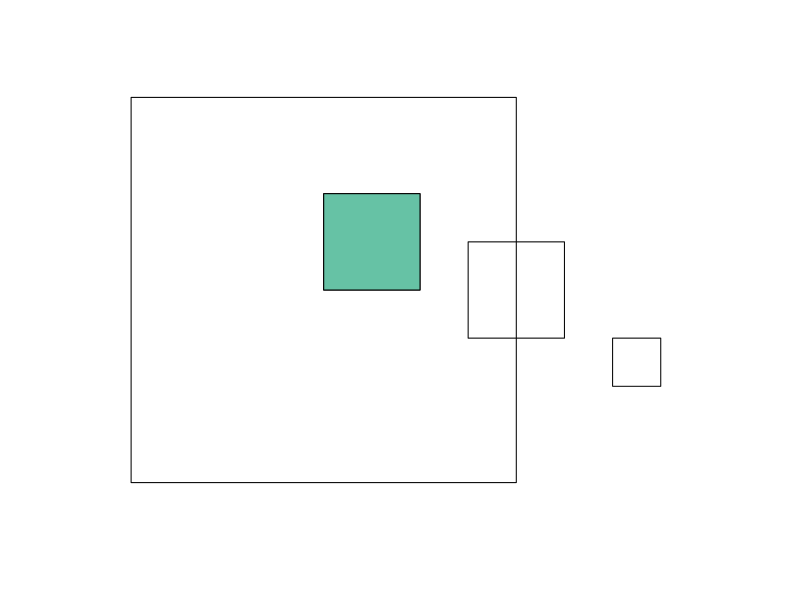
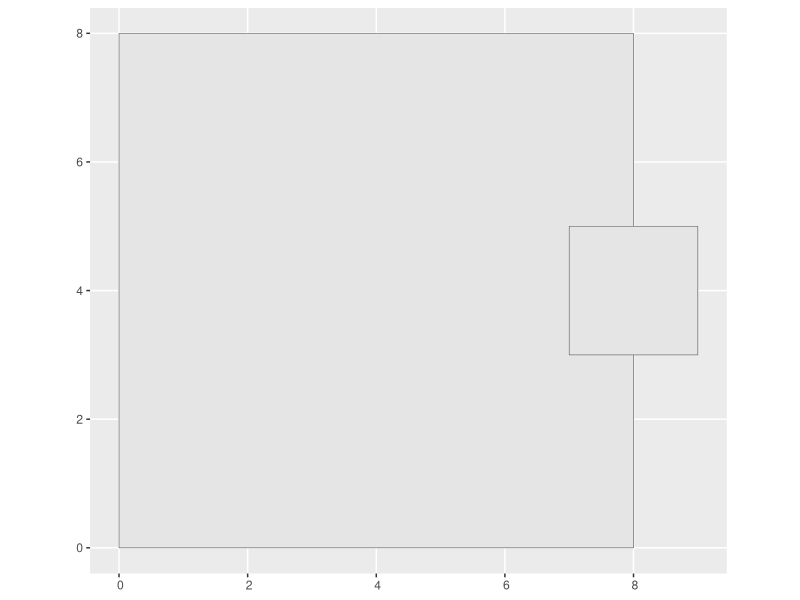
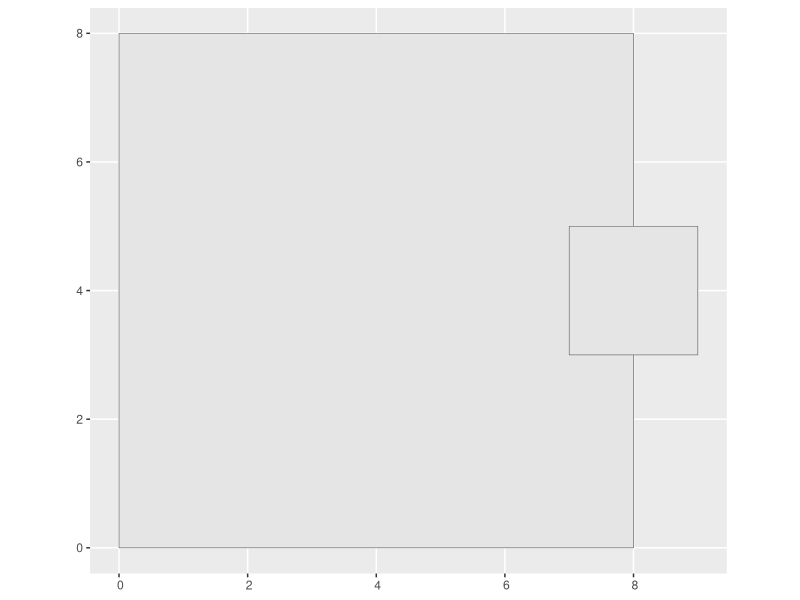
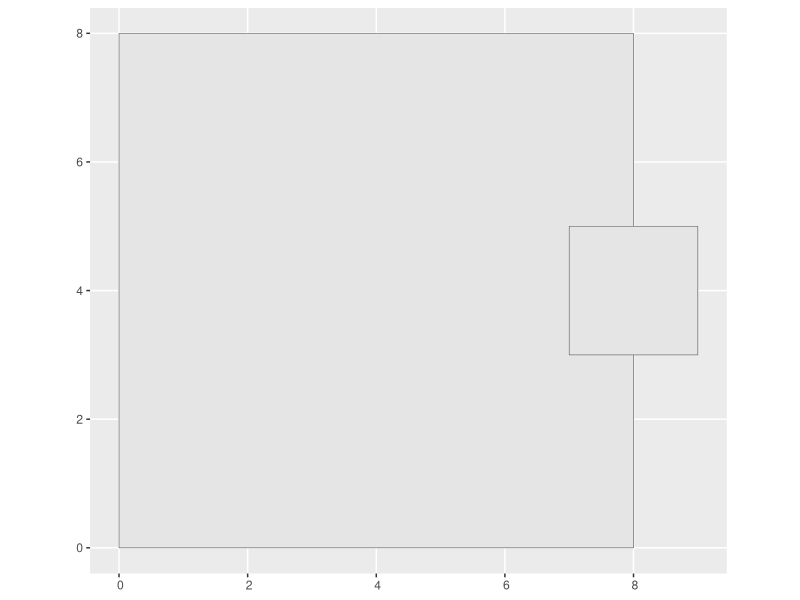
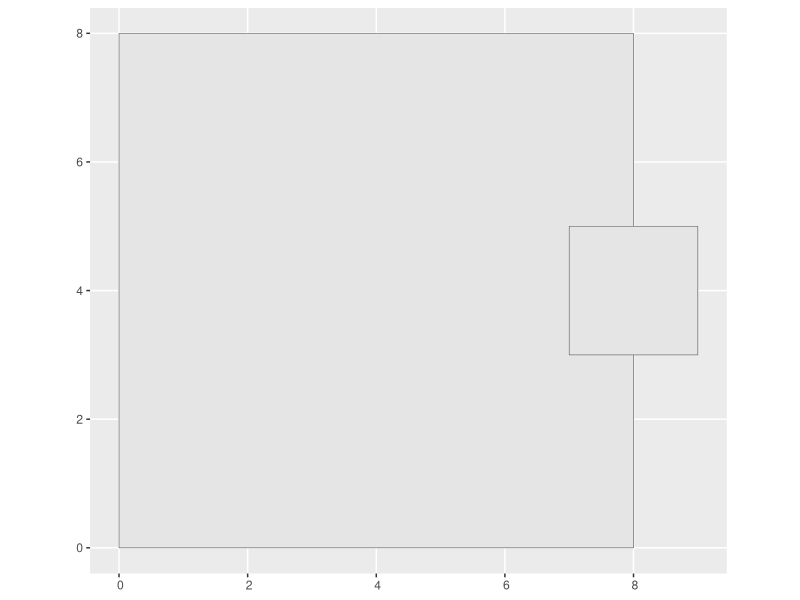
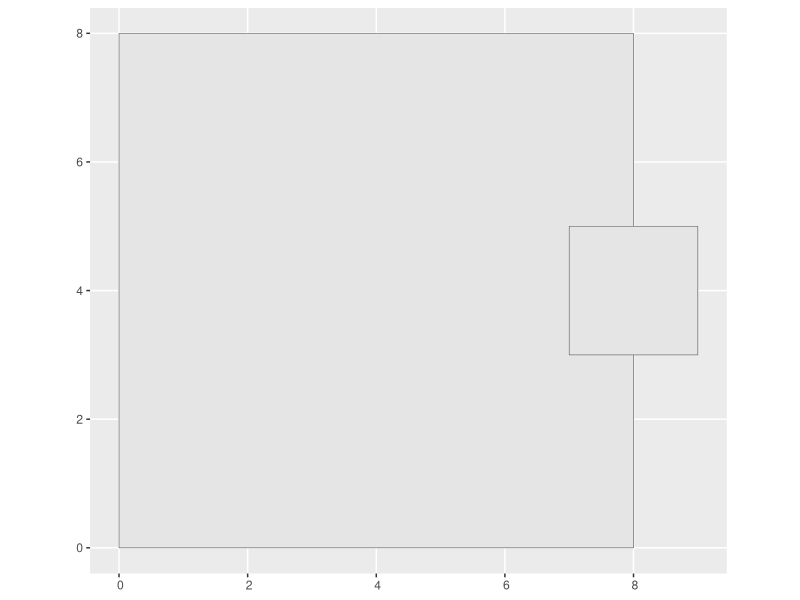
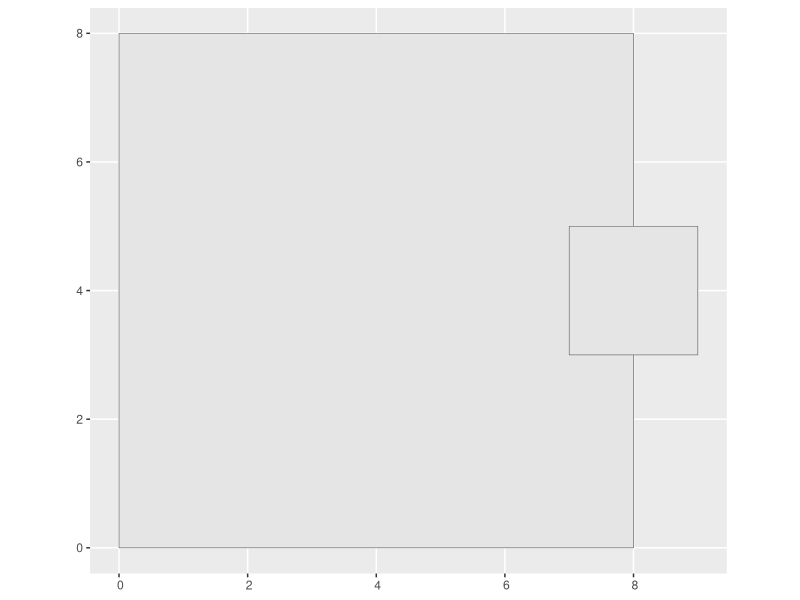
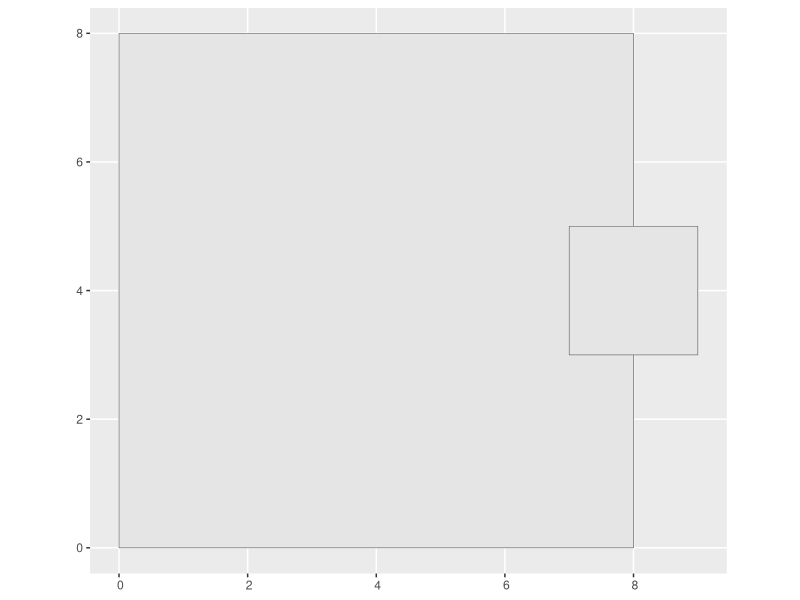

These figures' R source, in order:
library(sf)
library(dplyr)
library(ggplot2)

# Purpose -----------------------------------------------------------------

# This script explores how to find overlapping areas between two polygons. This 
# is important for our project as we would like to calculate assets contained
# within each leveed area.

# Starting example --------------------------------------------------------
# https://stackoverflow.com/questions/76019507/clipping-polygons-using-other-polygons-sf-objects-in-r

# one big polygon
pol1 = st_polygon(list(rbind(c(0,0),c(8,0),c(8,8),c(0,8),c(0,0))))

# your two cases: inside and outside 
pol_in = st_polygon(list(rbind(c(4,4),c(4,6),c(6,6),c(6,4),c(4,4))))
pol_out = st_polygon(list(rbind(c(10,2),c(10,3),c(11,3),c(11,2),c(10,2))))
# Changing this to partially overlap with the larger polygon
pol_touching = st_polygon(list(rbind(c(7,3),c(7,5),c(9,5),c(9,3),c(7,3))))

fire <- st_sf(data.frame(name = c("pol_in", "pol_out")),  
              geometry = st_sfc(pol_in, pol_out))

# quick plot
plot(pol1, xlim = c(0,12))
plot(fire$geometry, add = T)

# what you want
plot(fire[pol1, ], add = T)

# Overlapping one
plot(pol_touching, add = T)

# So it seems as though the "joining" in this example isn't really a join but 
# simply a bind, i.e., the metrics in pol in or pol out will not
# joined to pol1 per area of interest.

# Exploring joins ---------------------------------------------------------

# There are many different type of joins. Which one is appropriate for our effort?

# Converting the polygons above into sf data frames to simulate our polygons
shapeOverlapping <- st_sf(data.frame(name = "polOverlap"), geometry = st_sfc(pol_touching)) %>% 
  mutate(extraInfo = T)
shapeNoOverlap <- st_sf(data.frame(name = "polOut"), geometry = st_sfc(pol_out)) %>% 
  mutate(extraInfo = T)
ogShape <- st_sf(data.frame(name = "polOg"), geometry = st_sfc(pol1))

exploreJoins <- function(x, y, joinType) {
  shape1 <- st_join(x, y, join = joinType)
  shape2 <- st_join(y, x, join = joinType)
  p <- ggplot() +
    geom_sf(data = shape1) +
    geom_sf(data = shape2)

  print(shape1)
  print(shape2)
  print(st_area(shape1))
  print(st_area(shape2))
  print(p)
}

# Normal join, st_intersects
exploreJoins(ogShape, shapeOverlapping, st_intersects)
# Seems to joins the extra information but does not keep only the overlapped area

# st_contains_properly
exploreJoins(ogShape, shapeOverlapping, st_contains_properly)
# Seems to joins the extra information but does not keep only the overlapped area

# st_contains
exploreJoins(ogShape, shapeOverlapping, st_contains)
# Seems to joins the extra information but does not keep only the overlapped area

# st_covered_by
exploreJoins(ogShape, shapeOverlapping, st_covered_by)
# Seems to joins the extra information but does not keep only the overlapped area

# st_covers
exploreJoins(ogShape, shapeOverlapping, st_covers)
# Seems to joins the extra information but does not keep only the overlapped area

# st_crosses
exploreJoins(ogShape, shapeOverlapping, st_crosses)
# Seems to joins the extra information but does not keep only the overlapped area

# st_disjoint
exploreJoins(ogShape, shapeOverlapping, st_disjoint)
# Seems to joins the extra information but does not keep only the overlapped area

# st_equals_exact
# exploreJoins(ogShape, shapeOverlapping, st_equals_exact)
# Doesn't work; likely need to have specific requirements for this. Doesn't
# seem like what we want anyways

# st_equals
exploreJoins(ogShape, shapeOverlapping, st_equals)
# Seems to joins the extra information but does not keep only the overlapped area

# st_overlaps
exploreJoins(ogShape, shapeOverlapping, st_overlaps)
# Seems to joins the extra information but does not keep only the overlapped area

# Seems as though all the joins do NOT automatically chose the overlapped areas
# They seem to simply be a T/F query of if the two dataframes should be joined
# or not, and that's it. 

# Next, try: 
# 1. Find a join that correctly identifies overlapping areas. This should mean 
# the extraInfo column is retained
# 2. Watch the order of x and y. Ideally, we want to retain the geometry of
# the leveed area
# 3. Calculate the overlapping area of the two geometry

# Try st_overlap
overlapJoin <- st_join(ogShape, shapeOverlapping, join = st_overlaps)
overlapped <- overlapJoin %>% 
  mutate(overlappedArea = st_area(st_intersection(st_geometry(ogShape), st_geometry(shapeOverlapping))))
# This calculates the value. Does not combine the geometries
intersected <- st_sf(name = "overlappedRegion", 
                     geometry = st_intersection(st_geometry(ogShape), st_geometry(shapeOverlapping)))
ggplot() +
  geom_sf(data = ogShape) +
  geom_sf(data = shapeOverlapping, fill = "khaki") +
  geom_sf(data = intersected, fill = "firebrick")

combined <- bind_rows(ogShape, intersected)
ggplot(combined) +
  geom_sf(data = shapeOverlapping, fill = "khaki") +
  geom_sf(aes(fill = name)) +
  scale_fill_manual(values = c("firebrick", "grey90")) +
  guides(fill = "none")

combinedArea <- bind_rows(overlapped, intersected)
ggplot(combinedArea) +
  geom_sf()

# Does st_overlap keep those inside the polygon, i.e., fully overlapped
shapeInside <- st_sf(data.frame(name = "polIn"), geometry = st_sfc(pol_in)) %>% 
  mutate(extraInfo = T)

intersect2 <- st_join(ogShape, bind_rows(shapeInside, shapeOverlapping, shapeNoOverlap), join = st_overlaps)

# This is problematic...Only keeps the overlapping polygon. Should have kept
# shapeInside as well.

intersect3 <- st_intersection(ogShape, 
                              bind_rows(shapeInside, shapeOverlapping, shapeNoOverlap))
# This appears to be more of what we want, where shapeInside and ONLY the overlapped
# portion of shapeOverlapping are kept. However, the geometry of the original
# shape isn't kept. Need to add this back
ggplot(ogShape) +
  geom_sf() +
  geom_sf(data = intersect3, fill = "firebrick")

# Calculate the areas
intersect3 <- intersect3 %>% 
  mutate(area = units::set_units(st_area(geometry), acres))

# Last step would be to join back the geometry of ogShape, however, this will be
# more complicated for the levees since it has to be done per shape.

# Conclusion --------------------------------------------------------------

# Originally, I had thought that you could simply combine the geometries of two
# objects of interest together into a single row in the sf data frame, i.e.,
# geometry a and geometry b becomes geometry c which contains both a and b.
# I was mistaken. I guess this now makes sense since there would be no way
# to truly differentiate those combined geometries with one another if they were
# a singular geometry. I then explored several approaches to join these polygons
# together. Since we are only interested in the overlapping areas between
# our polygons, all the different join types in st_joins() were too generic to
# keep both polygons entirely within AND only the overlapped portion to our
# leveed area.

# The solution to this is multistep:
# Use st_intersection() to find polygons that intersects with the leveed polygon.
# This is not to be confused with st_intersects, which appears to only check
# to see if polygons are intersecting and does not account for only the 
# overlapped areas. After st_interesections, you can then calculate area. Be
# sure to add back to original polygon geometry.
